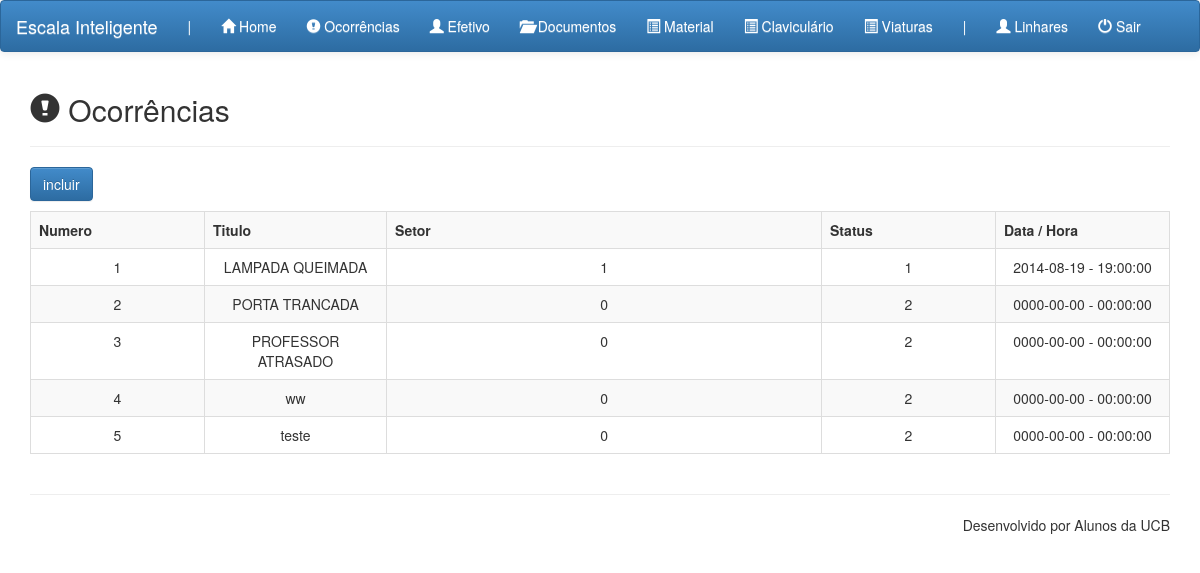
/adm.php?pag=ocorrencia (signed in), run on the app's committed database.
### tables this page shows
CREATE TABLE IF NOT EXISTS `ocorrencia` (
  `oco_id` int(10) NOT NULL AUTO_INCREMENT,
  `ser_id` int(10) NOT NULL,
  `oco_titulo` varchar(255) NOT NULL,
  `oco_descricao` text NOT NULL,
  `oco_data` date NOT NULL,
  `oco_hora` time NOT NULL,
  `oco_prioridade` int(10) NOT NULL DEFAULT '2',
  `oco_setor` int(10) NOT NULL COMMENT '1 - MANUTENÇÃO, 2 - GARAGEM, 3 - ADMINISTRATIVO',
  PRIMARY KEY (`oco_id`)
);

### comp/ocorrencia/ocorrencia.php (the view)
<section>
    <div class="container">
        <div class="row">
            <div class="col-xs-12 col-sm-12 col-md-12">
                <h2><span class="glyphicon glyphicon-exclamation-sign"></span>&nbsp;Ocorrências</h2>
                <hr>
                <p><a href="?pag=ocorrencia_inc" class="btn btn-primary">incluir</a></p>
                <table border="1px" class="table table-striped table-bordered table-hover">
                    <tr>
                        <th width="100">Numero</th>
                        <th align="center" width="50">Titulo</th>
                        <th width="250">Setor</th>
                        <th width="100">Status</th>
                        <th width="100">Data / Hora</th>
                    </tr>
                    <?php
                    $sql = "SELECT * FROM ocorrencia";
                    $res = mysql_query($sql);
                    while($linha = mysql_fetch_array($res)) {
                        ?>
                        <tr>
                            <td align="center"><?=$linha['oco_id'];?></td>
                            <td align="center"><?=$linha['oco_titulo'];?></td>
                            <td align="center"><?=$linha['oco_setor'];?></td>
                            <td align="center"><?=$linha['oco_prioridade'];?></td>
                            <td align="center"><?=$linha['oco_data'];?> - <?=$linha['oco_hora'];?></td>
                        </tr>
                    <?php } ?>
                </table>
            </div>
        </div>
    </div>
</section>

### css/estilo.css (style rules this page uses)
.table { text-align: center!important; }

### data on the page
ocorrencia: oco_id "1", oco_titulo "LAMPADA QUEIMADA", oco_setor "1", oco_prioridade "1", oco_data "2014-08-19", oco_hora "19:00:00"
ocorrencia: oco_id "2", oco_titulo "PORTA TRANCADA", oco_setor "0", oco_prioridade "2", oco_data "0000-00-00", oco_hora "00:00:00"
ocorrencia: oco_id "3", oco_titulo "PROFESSOR ATRASADO", oco_setor "0", oco_prioridade "2", oco_data "0000-00-00", oco_hora "00:00:00"
ocorrencia: oco_id "4", oco_titulo "ww", oco_setor "0", oco_prioridade "2", oco_data "0000-00-00", oco_hora "00:00:00"
ocorrencia: oco_id "5", oco_titulo "teste", oco_setor "0", oco_prioridade "2", oco_data "0000-00-00", oco_hora "00:00:00"

### other printed values
$_SESSION['mil_guerra'] "Linhares"
